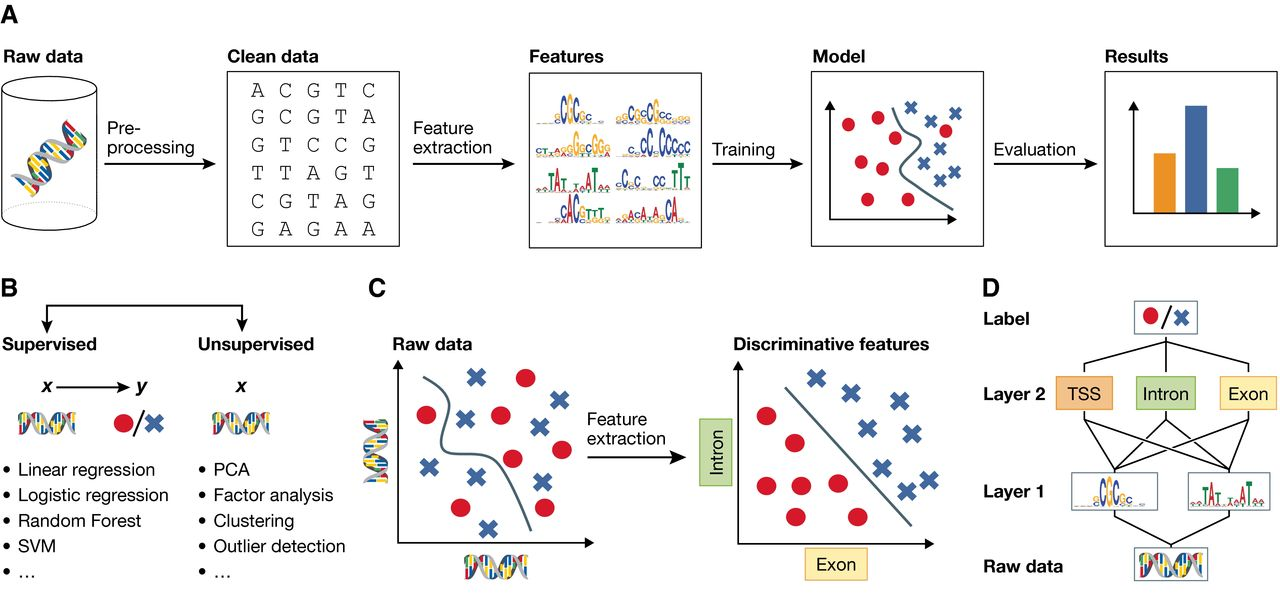
#> input picture Lezione3/python/img/F1.large.jpg, 1280 x 607 px, given in place of the camera
$ python Ball_Tracker.py
#> lines starting #> are read from the running program, lines starting #| are printed output that depends on the picture; after the words box and inside, x2 and y2 are one past the last pixel; in counts of white or black regions, pixels touching at a corner belong together
### Lezione4/src/AlphaBot.py
import RPi.GPIO as GPIO
import time

class AlphaBot(object):

    def __init__(self,in1=12,in2=13,ena=6,in3=20,in4=21,enb=26):
        self.IN1 = in1
        self.IN2 = in2
        self.IN3 = in3
        self.IN4 = in4
        self.ENA = ena
        self.ENB = enb

        GPIO.setmode(GPIO.BCM)
        GPIO.setwarnings(False)
        GPIO.setup(self.IN1,GPIO.OUT)
        GPIO.setup(self.IN2,GPIO.OUT)
        GPIO.setup(self.IN3,GPIO.OUT)
        GPIO.setup(self.IN4,GPIO.OUT)
        GPIO.setup(self.ENA,GPIO.OUT)
        GPIO.setup(self.ENB,GPIO.OUT)
        self.forward()
        self.PWMA = GPIO.PWM(self.ENA,500)
        self.PWMB = GPIO.PWM(self.ENB,500)
        self.PWMA.start(40) #50
        self.PWMB.start(40) #50

    def forward(self):
        GPIO.output(self.IN1,GPIO.HIGH)
        GPIO.output(self.IN2,GPIO.LOW)
        GPIO.output(self.IN3,GPIO.LOW)
        GPIO.output(self.IN4,GPIO.HIGH)

    def stop(self):
        GPIO.output(self.IN1,GPIO.LOW)
        GPIO.output(self.IN2,GPIO.LOW)
        GPIO.output(self.IN3,GPIO.LOW)
        GPIO.output(self.IN4,GPIO.LOW)

    # [17 lines left out: functions backward, left, right, not called in this run]

    def setPWMA(self,value):
        self.PWMA.ChangeDutyCycle(value)

    def setPWMB(self,value):
        self.PWMB.ChangeDutyCycle(value)

    # [17 lines left out: function setMotor, not called in this run]


### Lezione4/src/Ball_Tracker.py
import RPi.GPIO as GPIO
import cv2
import numpy as np
import time
from AlphaBot import AlphaBot

Ab = AlphaBot()

DR = 16
DL = 19

GPIO.setmode(GPIO.BCM)
GPIO.setwarnings(False)
GPIO.setup(DR,GPIO.IN,GPIO.PUD_UP)
GPIO.setup(DL,GPIO.IN,GPIO.PUD_UP)
widthScreen= 320
heightScreen= 200

video = cv2.VideoCapture(0)
video.set(cv2.CAP_PROP_FRAME_WIDTH,widthScreen)
video.set(cv2.CAP_PROP_FRAME_HEIGHT,heightScreen)

font=cv2.FONT_HERSHEY_SIMPLEX
kernel = np.ones((5,5),np.uint8)

def nothing(x):
    pass

# Creating a windows for later use
cv2.namedWindow('HueComp')
cv2.namedWindow('SatComp')
cv2.namedWindow('ValComp')
cv2.namedWindow('closing')
cv2.namedWindow('tracking')


# Creating track bar for min and max for hue, saturation and value
# You can adjust the defaults as you like
cv2.createTrackbar('hmin', 'HueComp',12,179,nothing)
cv2.createTrackbar('hmax', 'HueComp',37,179,nothing)

cv2.createTrackbar('smin', 'SatComp',96,255,nothing)
cv2.createTrackbar('smax', 'SatComp',255,255,nothing)

cv2.createTrackbar('vmin', 'ValComp',186,255,nothing)
cv2.createTrackbar('vmax', 'ValComp',255,255,nothing)


while True:
    # SENSORI IR
    DR_status = GPIO.input(DR)
    DL_status = GPIO.input(DL)

    #PICAM
    _, frame = video.read()
#> frame is the input picture: shape (607, 1280, 3); mean B, G, R 239.7, 240.4, 241.4
    frame=cv2.resize(frame,(widthScreen,heightScreen))
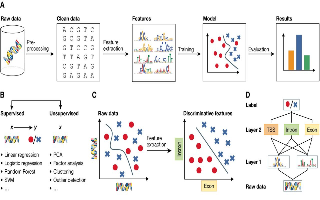
#> frame: shape (200, 320, 3); mean B, G, R 239.6, 240.3, 241.2
    hsv = cv2.cvtColor(frame, cv2.COLOR_BGR2HSV)
#> hsv: shape (200, 320, 3); mean H, S, V 13.8, 6.7, 243
    hue,sat,val = cv2.split(hsv)
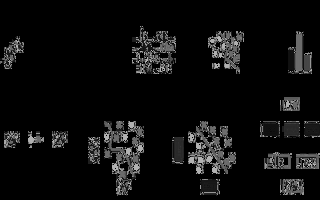
#> hue: shape (200, 320); min 0, max 179, mean 13.8
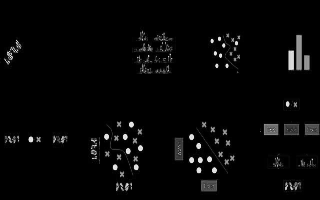
#> sat: shape (200, 320); min 0, max 239, mean 6.7
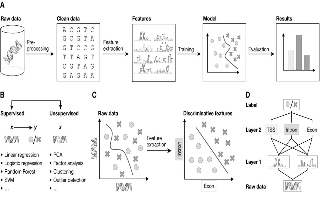
#> val: shape (200, 320); min 0, max 255, mean 243

    # get info from track bar and appy to result
    hmn = cv2.getTrackbarPos('hmin','HueComp')
    hmx = cv2.getTrackbarPos('hmax','HueComp')


    smn = cv2.getTrackbarPos('smin','SatComp')
    smx = cv2.getTrackbarPos('smax','SatComp')


    vmn = cv2.getTrackbarPos('vmin','ValComp')
    vmx = cv2.getTrackbarPos('vmax','ValComp')

    # Apply thresholding
    hthresh = cv2.inRange(np.array(hue),np.array(hmn),np.array(hmx))
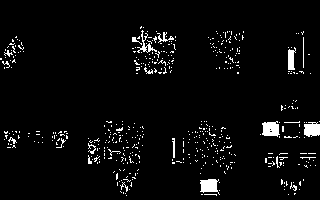
#> hthresh: shape (200, 320); 4% white; 494 white regions (474 under 20 px), largest, box (x1, y1, x2, y2) and area: (262, 121, 280, 137) 220, (200, 179, 220, 195) 213, (304, 122, 320, 137) 198
    sthresh = cv2.inRange(np.array(sat),np.array(smn),np.array(smx))
#> sthresh: shape (200, 320); 2.7% white; 172 white regions (150 under 20 px), largest, box (x1, y1, x2, y2) and area: (296, 35, 302, 70) 208, (264, 124, 278, 135) 136, (288, 50, 294, 70) 115
    vthresh = cv2.inRange(np.array(val),np.array(vmn),np.array(vmx))
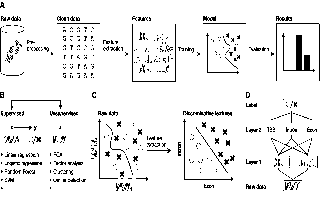
#> vthresh: shape (200, 320); 93.2% white; black in thin lines or dots

    # AND h s and v
    tracking = cv2.bitwise_and(hthresh,cv2.bitwise_and(sthresh,vthresh))
#> tracking: shape (200, 320); 0.62% white; 56 white regions (54 under 20 px), largest, box (x1, y1, x2, y2) and area: (264, 124, 278, 135) 119, (288, 50, 294, 70) 115

    # Some morpholigical filtering
    dilation = cv2.dilate(tracking,kernel,iterations = 1)
#> dilation: shape (200, 320); 3.2% white; 18 white regions, largest, box (x1, y1, x2, y2) and area: (262, 122, 280, 137) 270, (286, 48, 296, 72) 235, (137, 29, 153, 53) 234
    closing = cv2.morphologyEx(dilation, cv2.MORPH_CLOSE, kernel)
#> closing: shape (200, 320); 3.3% white; 16 white regions, largest, box (x1, y1, x2, y2) and area: (262, 122, 280, 137) 270, (137, 29, 153, 53) 242, (286, 48, 296, 72) 235
    closing = cv2.GaussianBlur(closing,(5,5),0)
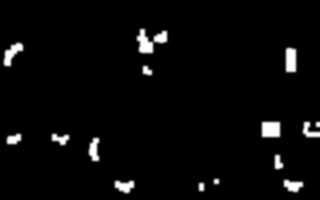
#> closing: shape (200, 320); min 0, max 255, mean 8.5

    # Detect circles using HoughCircles
    circles = cv2.HoughCircles(closing,cv2.HOUGH_GRADIENT,2,120,param1=120,param2=50,minRadius=10,maxRadius=0)
#> circles = None
    # circles = np.uint16(np.around(circles))

    circlePresent = False
    if circles is not None:
        circlePresent = True
        for i in circles[0,:]:
            cv2.circle(frame,(int(round(i[0])),int(round(i[1]))),int(round(i[2])),(0,255,0),5)
            cv2.circle(frame,(int(round(i[0])),int(round(i[1]))),2,(0,255,0),10)
            xcenter = int(round(i[0]))
            ycenter = int(round(i[1]))
    if circlePresent:
        print("Circle: "+ str(xcenter) + ', ' +str(ycenter))
    if ((DL_status == 1) and (DR_status == 1)) and (circlePresent == True) and (xcenter > widthScreen/3.*2.):
        Ab.right()
        print("Going right - right circle found "+ str(xcenter) + ', ' +str(ycenter))
    elif ((DL_status == 1) and (DR_status == 1)) and (circlePresent == True) and (xcenter < widthScreen/3.):
        Ab.left()
        print("Going left - left circle found")
    elif ((DL_status == 1) and (DR_status == 1)) and (circlePresent == True) and (xcenter >= widthScreen/3.) and (xcenter <= widthScreen/3.*2.):
        Ab.left()
        print("Going forward - front circle found")
    else:
        Ab.stop()
        print("Stop")

    cv2.imshow('HueComp',hthresh)
    cv2.imshow('SatComp',sthresh)
    cv2.imshow('ValComp',vthresh)
    cv2.imshow('closing',closing)
    cv2.imshow('frame',frame)
    k = cv2.waitKey(5) & 0xFF #controllo di pressione del tasto ESC
#> (key Esc is pressed here)
    if k == 27:
        break

GPIO.cleanup()
cv2.destroyAllWindows()
